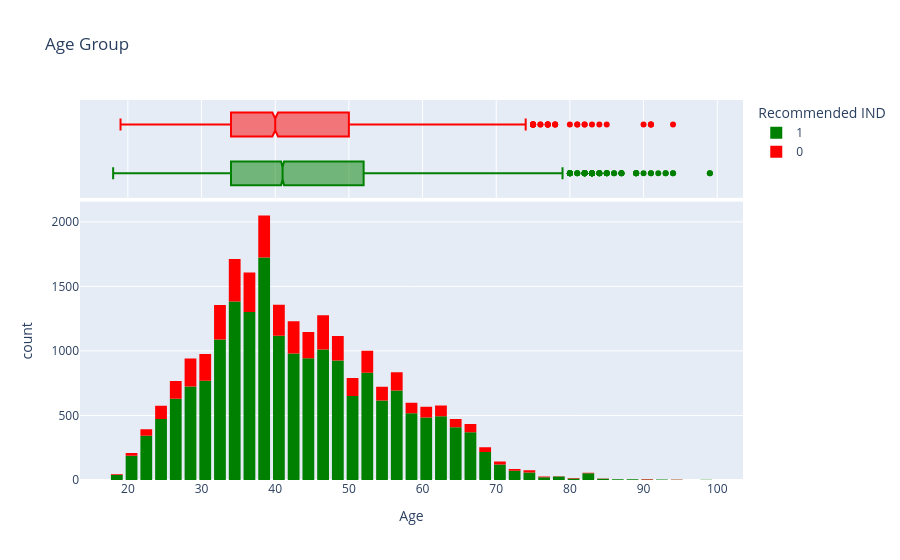

Notebook code for this chart:
### Code cell
fig = px.histogram(df, marginal='box',
                   x="Age", title="Age Group",
                   color="Recommended IND",
                   nbins=65-18,
                   color_discrete_sequence=['green', 'red'])
fig.update_layout(bargap=0.2)

### Figure 1 — Plotly figure (JSON) as saved in the notebook; plotly's stock layout.template omitted (floating-point values rounded to 4 significant figures; data arrays with more than 128 entries replaced by an {"elided": "..."} marker saying what was removed)
{"data": [{"bingroup": "x", "hovertemplate": "Recommended IND=1<br>Age=%{x}<br>count=%{y}<extra></extra>", "legendgroup": "1", "marker": {"color": "green", "pattern": {"shape": ""}}, "name": "1", "nbinsx": 47, "orientation": "v", "showlegend": true, "type": "histogram", "x": {"elided": "19314 int values"}, "xaxis": "x", "yaxis": "y"}, {"hovertemplate": "Recommended IND=1<br>Age=%{x}<extra></extra>", "legendgroup": "1", "marker": {"color": "green"}, "name": "1", "notched": true, "showlegend": false, "type": "box", "x": {"elided": "19314 int values"}, "xaxis": "x2", "yaxis": "y2"}, {"bingroup": "x", "hovertemplate": "Recommended IND=0<br>Age=%{x}<br>count=%{y}<extra></extra>", "legendgroup": "0", "marker": {"color": "red", "pattern": {"shape": ""}}, "name": "0", "nbinsx": 47, "orientation": "v", "showlegend": true, "type": "histogram", "x": {"elided": "4172 int values"}, "xaxis": "x", "yaxis": "y"}, {"hovertemplate": "Recommended IND=0<br>Age=%{x}<extra></extra>", "legendgroup": "0", "marker": {"color": "red"}, "name": "0", "notched": true, "showlegend": false, "type": "box", "x": {"elided": "4172 int values"}, "xaxis": "x2", "yaxis": "y2"}], "layout": {"bargap": 0.2, "barmode": "relative", "legend": {"title": {"text": "Recommended IND"}, "tracegroupgap": 0}, "title": {"text": "Age Group"}, "xaxis": {"anchor": "y", "domain": [0, 1], "title": {"text": "Age"}}, "xaxis2": {"anchor": "y2", "domain": [0, 1], "matches": "x", "showgrid": true, "showticklabels": false}, "yaxis": {"anchor": "x", "domain": [0, 0.7326], "title": {"text": "count"}}, "yaxis2": {"anchor": "x2", "domain": [0.7426, 1], "matches": "y2", "showgrid": false, "showline": false, "showticklabels": false, "ticks": ""}}}
